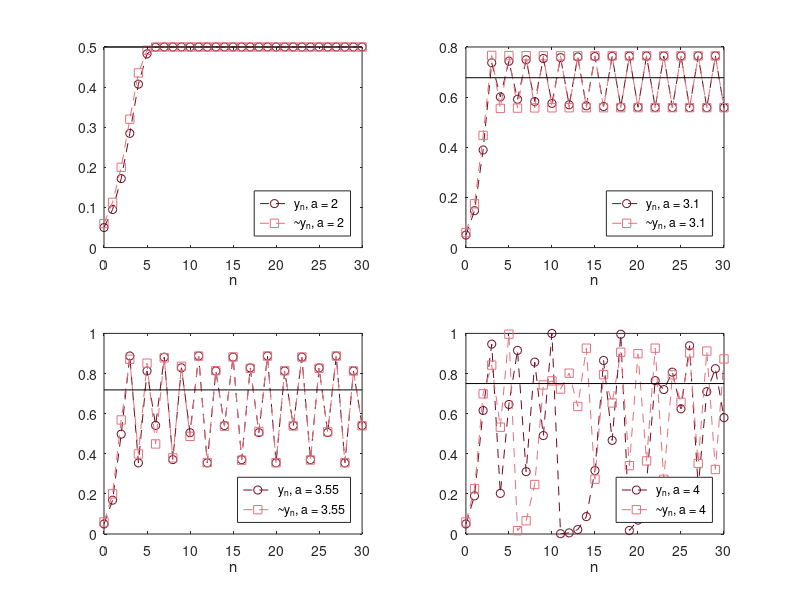

MATLAB code for this plot:
% Abb. 1.24: Sensitivität bezüglich des Startwerts (Buch, Abschnitt 1.3, Gl. 1.28)
% y_{n+1} = a y_n (1 - y_n) mit y_0 = 0.05 und ~y_0 = 0.06 für a = 2, 3.1, 3.55, 4
% (c) 2026 Philipp Kügler · Programm zum Buch „Dynamische Systeme in den Lebenswissenschaften“ · MIT-Lizenz (siehe LICENSE)
N = 30;
n = 0:N;
as = [2 3.1 3.55 4];
for p = 1:4
    a = as(p);
    y = zeros(1, N + 1); yt = zeros(1, N + 1);
    y(1) = 0.05; yt(1) = 0.06;
    for k = 1:N
        y(k + 1) = a * y(k) * (1 - y(k));
        yt(k + 1) = a * yt(k) * (1 - yt(k));
    end
    subplot(2, 2, p);
    plot(n, y, '--o', 'Color', [0.43 0.04 0.12]); hold on
    plot(n, yt, '--s', 'Color', [0.89 0.44 0.49]);
    plot([0 N], [1 - 1/a, 1 - 1/a], 'k-'); hold off
    xlabel('n'); legend(sprintf('y_n, a = %g', a), sprintf('~y_n, a = %g', a), 'Location', 'southeast');
    fprintf('a = %g:  |y_30 - ~y_30| = %.4f\n', a, abs(y(N + 1) - yt(N + 1)));
end
